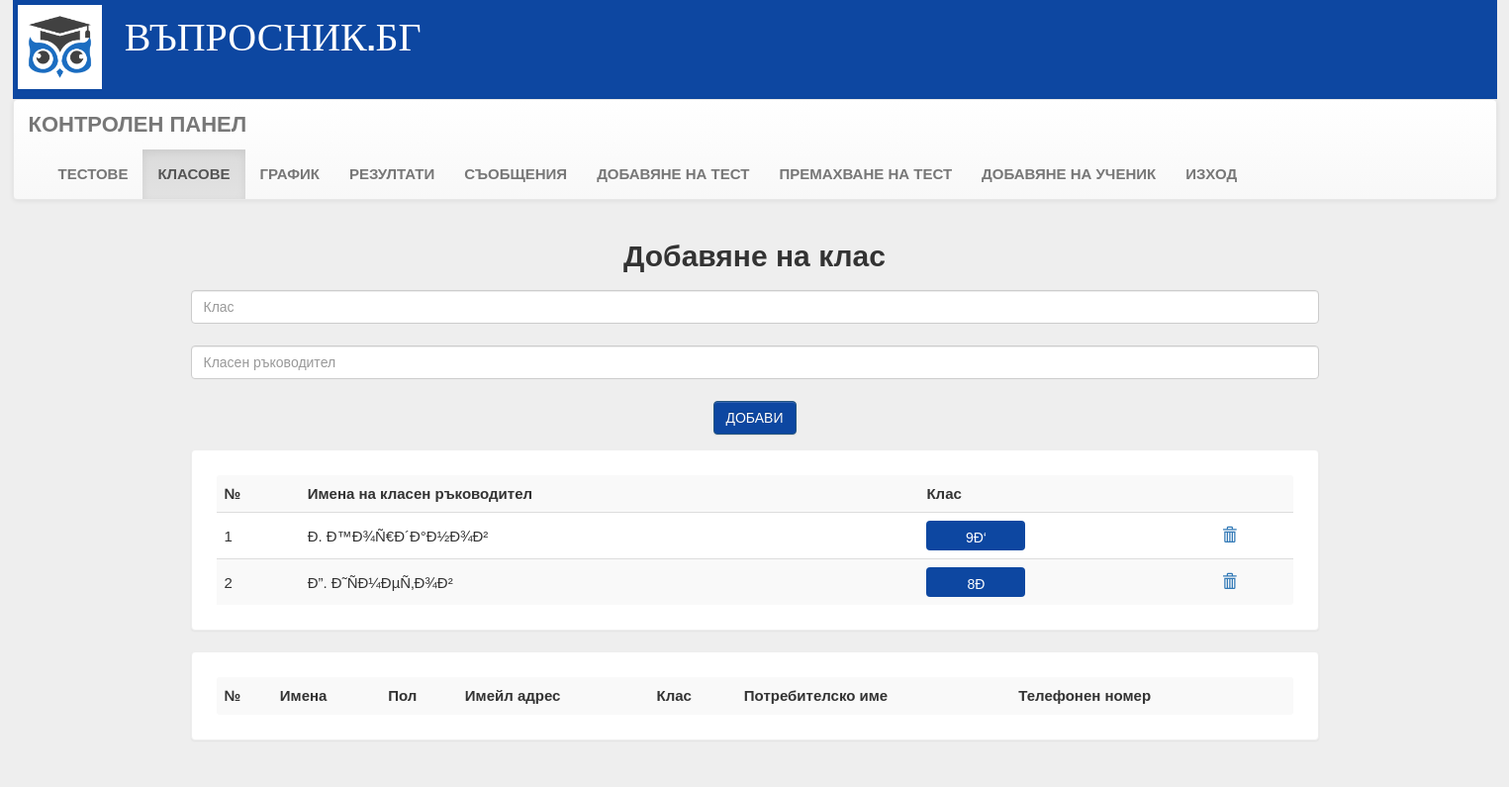
Screenshot of /dash.php?q=7 (signed in) with the database file from the repository.
### tables this page shows
CREATE TABLE `class` (
  `id` int(11) NOT NULL,
  `class` varchar(50) NOT NULL,
  `teacher` varchar(50) NOT NULL
);

### dash.php (the view, shortened to what this page needs)
<?php
include_once 'dbConnection.php';
?>
<!DOCTYPE html>
<html>
<head>
  <link  rel="stylesheet" href="css/bootstrap.min.css"/>
  <link  rel="stylesheet" href="css/bootstrap-theme.min.css"/>
  <link rel="stylesheet" href="css/main.css">
  <link  rel="stylesheet" href="css/font.css">
</head>
<body style="background:#eee;">
<div class="header">
<div class="row">
<div class="col-lg-6">
<img src="image/logo.png" alt="logo" height="85" width="85" style="margin: 5px">
<span class="logo">ВЪПРОСНИК.БГ</span>
</div></div></div>
<nav class="navbar navbar-default title1">
  <div class="container-fluid">
    <div class="navbar-header">
      <a class="navbar-brand" style="font-size: 22px" href="dash.php?q=0"><b>КОНТРОЛЕН ПАНЕЛ</b></a>
    </div>
    <div class="collapse navbar-collapse" id="bs-example-navbar-collapse-1">
      <ul class="nav navbar-nav">
        <li <?php
if (@$_GET['q'] == 0)
    echo 'class="active"';
?>><a href="dash.php?q=0"><b>ТЕСТОВЕ</b></a></li>
        <li <?php
if (@$_GET['q'] == 7)
    echo 'class="active"';
?>><a href="dash.php?q=7"><b>КЛАСОВЕ</b></a></li>
        <li <?php
if (@$_GET['q'] == 8)
    echo 'class="active"';
?>><a href="dash.php?q=8"><b>ГРАФИК</b></a></li>
    <li <?php
if (@$_GET['q'] == 2)
    echo 'class="active"';
?>><a href="dash.php?q=2"><b>РЕЗУЛТАТИ</b></a></li>
    <li <?php
if (@$_GET['q'] == 3)
    echo 'class="active"';
?>><a href="dash.php?q=3"><b>СЪОБЩЕНИЯ</b></a></li>
        <li <?php
if (@$_GET['q'] == 4)
    echo 'class="active"';
?>><a href="dash.php?q=4"><b>ДОБАВЯНЕ НА ТЕСТ</b></a></li>
        <li <?php
if (@$_GET['q'] == 5)
    echo 'class="active"';
?>><a href="dash.php?q=5"><b>ПРЕМАХВАНЕ НА ТЕСТ</b></a></li>
        <li <?php
if (@$_GET['q'] == 6)
    echo 'class="active"';
?>><a href="dash.php?q=6"><b>ДОБАВЯНЕ НА УЧЕНИК</b></a></li>
        <li <?php
if (@$_GET['q'] == 9)
    echo 'class="active"';
?>><a href="logout.php?q=account.php"><b>ИЗХОД</b></a></li>
        </ul>
    </div>
  </div>
</nav>
<div class="container">
<div class="row">
<div class="col-md-12">
<?php
if (@$_GET['q'] == 7) {
    echo'
        <h3 align="center" class="title1" style="font-size:30px;"><b>Добавяне на клас</b></h3>
    <form class="form-horizontal" name="form" action="update.php?q=7" method="POST"><fieldset>
        <div class="form-group">
        <label class="col-md-12 control-label" for="class"></label>
        <div class="col-md-12">
        <input id="class" name="class" placeholder="Клас" class="form-control input-md" type="text">
     </div>
    </div>
    <div class="form-group">
        <label class="col-md-12 control-label" for="teachclass"></label>
        <div class="col-md-12">
        <input id="teachclass" name="teachclass" placeholder="Класен ръководител" class="form-control input-md" type="text">
     </div>
    </div>
    <div class="form-group">
        <label class="col-md-12 control-label" for=""></label>
        <div class="col-md-12" style="text-align: center">
        <input  type="submit" value=" ДОБАВИ " class="btn btn-primary" style="text-align:center; background:#0D47A1;" />
  </div>
</div>
</fieldset></form>';
    $result = mysqli_query($con, "SELECT * FROM class") or die('Error');
    echo '<div class="panel"><table class="table table-striped title1">
<tr><td style="vertical-align:middle"><b>№ </b></td><td style="vertical-align:middle"><b>Имена на класен ръководител</b></td>
<td style="vertical-align:middle"><b>Клас</b></td><td style="vertical-align:middle"></td></tr>';
    $c = 1;
    while ($row = mysqli_fetch_array($result)) {
        $class = $row['class'];
        $teacher = $row['teacher'];
        echo '<tr><form action="" method="POST"><td style="vertical-align:middle">' . $c++ . '</td>
        <td style="vertical-align:middle">' . $teacher . '</td><td  style="vertical-align:middle">
        <input name="search" type="submit" value="'.$class.'" class="btn" style="margin:0px;background:#0D47A1;color:white;width:100px; height:30px"></td>
        <input type="hidden" value="'.$class.'" name="cls"></form><td style="vertical-align:middle"><a title="Премахване на клас" href="update.php?duserclass=' .$class. '"><b>
        <span class="glyphicon glyphicon-trash" aria-hidden="true"></span></b></a></td></tr>';
    }
    echo '</table></div>';
    echo '
    <div class="row">
        <div class="col-md-3"></div><div class="col-md-12"><form class="form-horizontal title1" name="form" action=""  method="POST">
            <fieldset>';
    echo '<div class="panel"><table class="table table-striped title1">
        <tr><td style="vertical-align:middle"><b>№ </b></td><td style="vertical-align:middle"><b>Имена</b></td>
        <td style="vertical-align:middle"><b>Пол</b></td><td style="vertical-align:middle"><b>Имейл адрес</b></td>
        <td style="vertical-align:middle"><b>Клас</b></td><td style="vertical-align:middle"><b>Потребителско име</b></td>
        <td style="vertical-align:middle"><b>Телефонен номер</b></td><td style="vertical-align:middle"></td></tr>';
    }
    echo '</table></div>';
?>
</div>
</div>
</div>
</body>
</html>

### css/main.css (style rules this page uses)
.panel { border-color:#eee;margin-right: auto;padding:25px;font: 22px "Century Gothic", "Times Roman", sans-serif; }
.header { background:#0D47A1;height:100px; }
.logo { font-family:'typo';font-size:40px;color:#ffffff;margin: 15px; }
.title1 { font: 15px "Century Gothic", "Times Roman", sans-serif; }

### dash.php (style rules this page uses)
body { width:100%; width: 1500px; margin: auto;font: 12px "Century Gothic", "Times Roman", sans-serif;background:#eee;height:auto;background-attachment:fixed; }

### rows the page displays
class: teacher "Ð. Ð™Ð¾Ñ€Ð´Ð°Ð½Ð¾Ð²", search "9Ð‘"
class: teacher "Ð”. Ð˜ÑÐ¼ÐµÑ‚Ð¾Ð²", search "8Ð"
